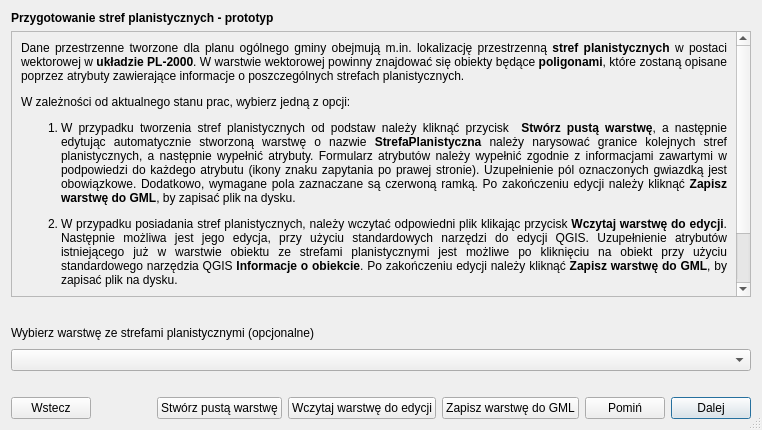
<?xml version="1.0" encoding="UTF-8"?>
<ui version="4.0">
 <class>Dialog</class>
 <widget class="QDialog" name="Dialog">
  <property name="enabled">
   <bool>true</bool>
  </property>
  <property name="geometry">
   <rect>
    <x>0</x>
    <y>0</y>
    <width>762</width>
    <height>430</height>
   </rect>
  </property>
  <property name="windowTitle">
   <string>Dialog</string>
  </property>
  <property name="sizeGripEnabled">
   <bool>true</bool>
  </property>
  <layout class="QGridLayout" name="gridLayout_2">
   <item row="0" column="0">
    <layout class="QVBoxLayout" name="verticalLayout">
     <item>
      <widget class="QLabel" name="title_lbl">
       <property name="font">
        <font>
         <weight>75</weight>
         <bold>true</bold>
        </font>
       </property>
       <property name="text">
        <string>Przygotowanie stref planistycznych - prototyp</string>
       </property>
       <property name="margin">
        <number>7</number>
       </property>
      </widget>
     </item>
     <item>
      <widget class="QScrollArea" name="instruction_scrollArea">
       <property name="widgetResizable">
        <bool>true</bool>
       </property>
       <widget class="QWidget" name="scrollAreaWidgetContents">
        <property name="geometry">
         <rect>
          <x>0</x>
          <y>0</y>
          <width>740</width>
          <height>375</height>
         </rect>
        </property>
        <layout class="QGridLayout" name="gridLayout">
         <item row="0" column="0">
          <widget class="QLabel" name="instruction_lbl">
           <property name="font">
            <font>
             <stylestrategy>PreferDefault</stylestrategy>
            </font>
           </property>
           <property name="text">
            <string>&lt;p&gt;Dane przestrzenne tworzone dla planu ogólnego gminy obejmują m.in. lokalizację przestrzenną &lt;strong&gt;stref planistycznych&lt;/strong&gt; w postaci wektorowej w &lt;strong&gt;układzie PL-2000&lt;/strong&gt;. W warstwie wektorowej powinny znajdować się obiekty będące &lt;strong&gt;poligonami&lt;/strong&gt;, które zostaną opisane poprzez atrybuty zawierające informacje o poszczególnych strefach planistycznych.&lt;/p&gt;
&lt;p&gt;W zależności od aktualnego stanu prac, wybierz jedną z opcji:&lt;/p&gt;
&lt;ol&gt;
  &lt;li&gt;
    &lt;p&gt;W przypadku tworzenia stref planistycznych od podstaw należy kliknąć przycisk&amp;nbsp; &lt;strong&gt;Stwórz pustą warstwę&lt;/strong&gt;, a następnie edytując automatycznie stworzoną warstwę o nazwie &lt;strong&gt;StrefaPlanistyczna&lt;/strong&gt; należy narysować granice kolejnych stref planistycznych, a następnie wypełnić atrybuty. Formularz atrybutów należy wypełnić zgodnie z informacjami zawartymi w podpowiedzi do każdego atrybutu (ikony znaku zapytania po prawej stronie). Uzupełnienie pól oznaczonych gwiazdką jest obowiązkowe. Dodatkowo, wymagane pola zaznaczane są czerwoną ramką. Po zakończeniu edycji należy kliknąć &lt;strong&gt;Zapisz warstwę do GML&lt;/strong&gt;, by zapisać plik na dysku.&lt;/p&gt;
  &lt;/li&gt;
  &lt;li&gt;
    &lt;p&gt;W przypadku posiadania stref planistycznych, należy wczytać odpowiedni plik klikając przycisk &lt;strong&gt;Wczytaj warstwę do edycji&lt;/strong&gt;. Następnie możliwa jest jego edycja, przy użyciu standardowych narzędzi do edycji QGIS. Uzupełnienie atrybutów istniejącego już w warstwie obiektu ze strefami planistycznymi jest możliwe po kliknięciu na obiekt przy użyciu standardowego narzędzia QGIS &lt;strong&gt;Informacje o obiekcie&lt;/strong&gt;. Po zakończeniu edycji należy kliknąć &lt;strong&gt;Zapisz warstwę do GML&lt;/strong&gt;, by zapisać plik na dysku.&lt;/p&gt;
  &lt;/li&gt;
&lt;/ol&gt;
&lt;p&gt;Wczytanie stref planistycznych w kroku 2, pozwala na automatyczne sprawdzenie poprawności geometrii stref planistycznych, w tym w zakresie wykraczania poza obszar POG. Zapisanie poprawnego pliku w formacie GML przy użyciu przycisku &lt;strong&gt;Zapisz warstwę do GML&lt;/strong&gt;, umożliwia również ponowne wczytanie zapisanej warstwy do wtyczki w celu dalszej pracy. Istnieje możliwość pominięcia kroku 2. W tym celu należy wybrać opcję &lt;strong&gt;Pomiń.&lt;/strong&gt;&lt;/p&gt;</string>
           </property>
           <property name="alignment">
            <set>Qt::AlignJustify|Qt::AlignVCenter</set>
           </property>
           <property name="wordWrap">
            <bool>true</bool>
           </property>
           <property name="openExternalLinks">
            <bool>true</bool>
           </property>
          </widget>
         </item>
        </layout>
       </widget>
      </widget>
     </item>
     <item>
      <widget class="QLabel" name="empty1_lbl">
       <property name="text">
        <string/>
       </property>
      </widget>
     </item>
     <item>
      <layout class="QHBoxLayout" name="horizontalLayout_4">
       <item>
        <widget class="QLabel" name="addAppShp_lbl">
         <property name="text">
          <string>Wybierz warstwę ze strefami planistycznymi (opcjonalne)</string>
         </property>
         <property name="margin">
          <number>0</number>
         </property>
        </widget>
       </item>
       <item>
        <spacer name="horizontalSpacer_2">
         <property name="orientation">
          <enum>Qt::Horizontal</enum>
         </property>
         <property name="sizeHint" stdset="0">
          <size>
           <width>40</width>
           <height>20</height>
          </size>
         </property>
        </spacer>
       </item>
      </layout>
     </item>
     <item>
      <layout class="QHBoxLayout" name="horizontalLayout">
       <item>
        <widget class="QgsMapLayerComboBox" name="layers_comboBox">
         <property name="allowEmptyLayer">
          <bool>false</bool>
         </property>
         <property name="showCrs">
          <bool>true</bool>
         </property>
        </widget>
       </item>
      </layout>
     </item>
     <item>
      <widget class="QLabel" name="empty2_lbl">
       <property name="text">
        <string/>
       </property>
      </widget>
     </item>
     <item>
      <layout class="QHBoxLayout" name="horizontalLayout_2">
       <item>
        <widget class="QPushButton" name="prev_btn">
         <property name="enabled">
          <bool>true</bool>
         </property>
         <property name="text">
          <string>Wstecz</string>
         </property>
        </widget>
       </item>
       <item>
        <spacer name="horizontalSpacer">
         <property name="orientation">
          <enum>Qt::Horizontal</enum>
         </property>
         <property name="sizeHint" stdset="0">
          <size>
           <width>40</width>
           <height>20</height>
          </size>
         </property>
        </spacer>
       </item>
       <item>
        <widget class="QPushButton" name="generateTemporaryLayer_btn">
         <property name="text">
          <string>Stwórz pustą warstwę</string>
         </property>
        </widget>
       </item>
       <item>
        <widget class="QPushButton" name="loadLayerEdit">
         <property name="text">
          <string>Wczytaj warstwę do edycji</string>
         </property>
        </widget>
       </item>
       <item>
        <widget class="QPushButton" name="saveLayer">
         <property name="text">
          <string>Zapisz warstwę do GML</string>
         </property>
        </widget>
       </item>
       <item>
        <widget class="QPushButton" name="skip_btn">
         <property name="toolTip">
          <string>Pominięcie tworzenia formularza dla POG. Przeniesienie do formularza dla dokumentów formalnych.</string>
         </property>
         <property name="text">
          <string>Pomiń</string>
         </property>
        </widget>
       </item>
       <item>
        <widget class="QPushButton" name="next_btn">
         <property name="text">
          <string>Dalej</string>
         </property>
         <property name="default">
          <bool>true</bool>
         </property>
        </widget>
       </item>
      </layout>
     </item>
    </layout>
   </item>
  </layout>
 </widget>
 <customwidgets>
  <customwidget>
   <class>QgsMapLayerComboBox</class>
   <extends>QComboBox</extends>
   <header>qgsmaplayercombobox.h</header>
  </customwidget>
 </customwidgets>
 <resources/>
 <connections/>
</ui>
